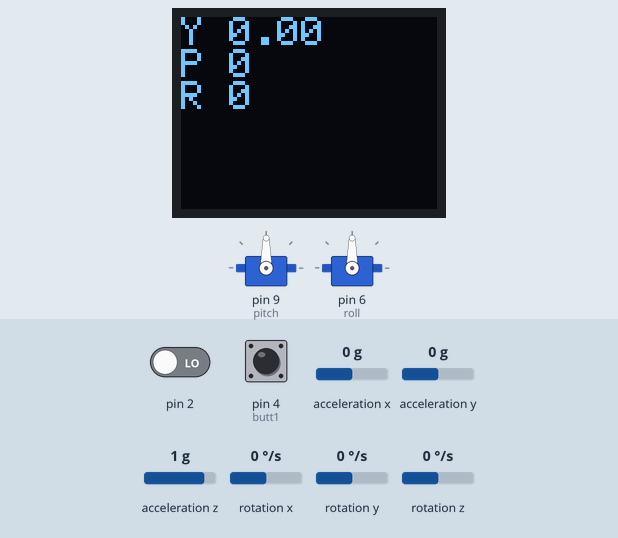
The sketch below on a simulated Arduino Uno, built with avr-gcc and run on an emulated ATmega328P. Shown: 64×48 one-colour display, 2 × servo. Inputs (shaded band) come from the test bench; at power-on: acceleration x 0 g, rotation z 0 °/s, pin 4 (butt1) LOW, acceleration z 1 g, pin 2 LOW, acceleration y 0 g, rotation x 0 °/s, rotation y 0 °/s. The sensor or clock chip raises its interrupt line as the real part does; what the sketch prints to the serial monitor is not drawn.

Above: at 2.2 s.
2.3 s: acceleration x set to -1.4 g
At 4.3 s:
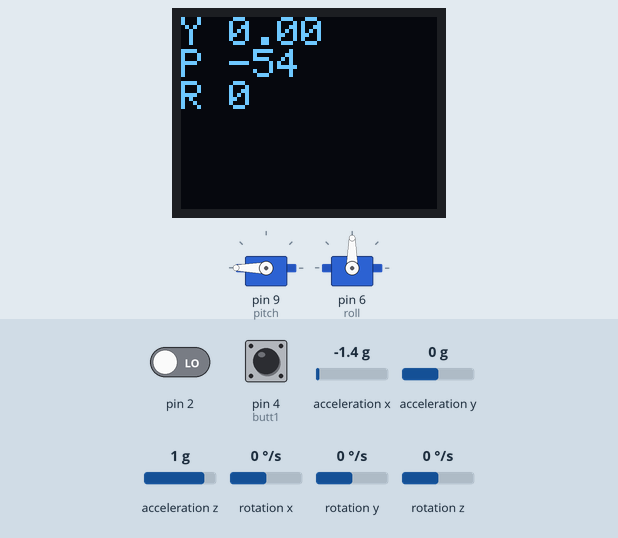
4.7 s: rotation z set to -192 °/s
At 4.9 s:
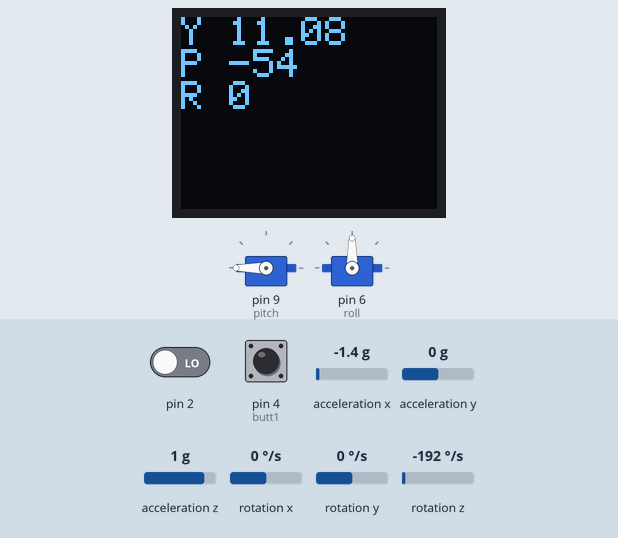
7.7 s: pin 4 (butt1) pulled HIGH for 1 s
At 8.32 s:
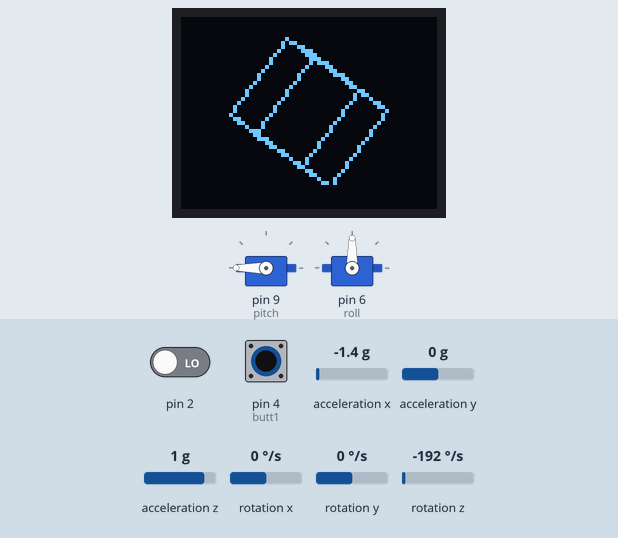
9.3 s: pin 4 (butt1) pulled HIGH for 0.15 s
At 9.57 s:
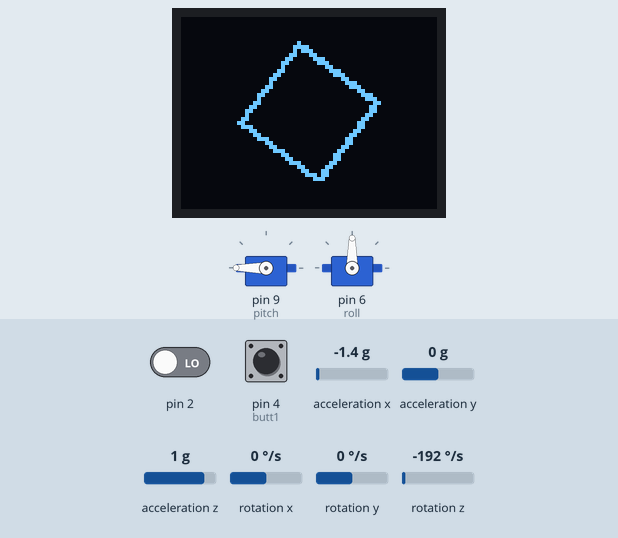
10.0 s: acceleration z set to -1.4 g
At 10.19 s:
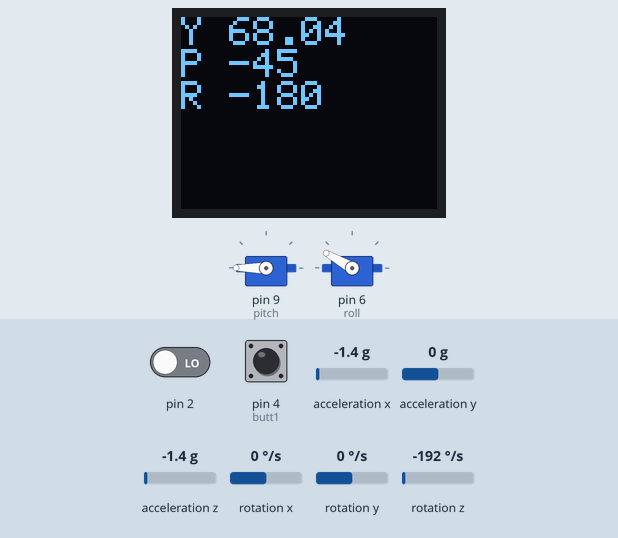
12.4 s: acceleration z set to -0.8 g
At 12.73 s:
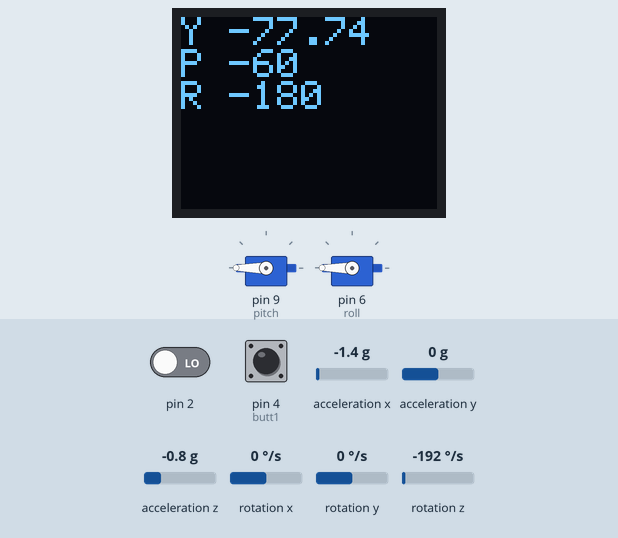
Timing chart, 0 to 24.8 s (numbered marks = the images above; inputs shaded):
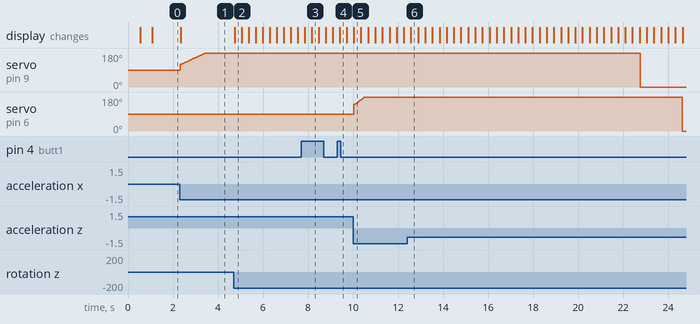

Measured:
- after the input at 2.3 s, servo on pin 9 (pitch): moves from 90° to 180° over 1.1 s, starting at once; the display: changes at once (image 1)
- after the input at 4.7 s, the display: changes after 0.05 s (image 2)
- after the input at 9.3 s, the display: changes after 0.11 s (image 4)
- after the input at 10.0 s, servo on pin 6 (roll): moves from 90° to 180° over 0.49 s, starting at once
- after the input at 12.4 s, servo on pin 9 (pitch): 180° → 0° after 10.4 s; servo on pin 6 (roll): 180° → 0° after 12.2 s instead of 10.5 s

The sketch:

better_gimbal.ino
```cpp
#include <MemoryFree.h>
#include <SPI.h>
#include <Servo.h>
#include <SFE_MicroOLED.h>


// I2C device class (I2Cdev) demonstration Arduino sketch for MPU6050 class using DMP (MotionApps v2.0)
// 6/21/2012 by Jeff Rowberg <jeff@rowberg.net>
// Updates should (hopefully) always be available at https://github.com/jrowberg/i2cdevlib
//
//I2Cdev device library code is placed under the MIT license
//Copyright (c) 2012 Jeff Rowberg

#include <I2Cdev.h>
#include <MPU6050_6Axis_MotionApps20.h>
#include <Wire.h>


// class default I2C address is 0x68
// specific I2C addresses may be passed as a parameter here
// AD0 low = 0x68 (default for SparkFun breakout and InvenSense evaluation board)
// AD0 high = 0x69
MPU6050 mpu;
//MPU6050 mpu(0x69); // <-- use for AD0 high


// uncomment "OUTPUT_READABLE_YAWPITCHROLL" if you want to see the yaw/
// pitch/roll angles (in degrees) calculated from the quaternions coming
// from the FIFO. Note this also requires gravity vector calculations.
// Also note that yaw/pitch/roll angles suffer from gimbal lock (for
// more info, see: http://en.wikipedia.org/wiki/Gimbal_lock)
#define OUTPUT_READABLE_YAWPITCHROLL

//////////////////////////
// MicroOLED Definition //
//////////////////////////
#define PIN_RESET 5  // Connect RST to pin 9 (req. for SPI and I2C)
#define PIN_DC    8  // Connect DC to pin 8 (required for SPI)
#define PIN_CS    10 // Connect CS to pin 10 (required for SPI)
#define DC_JUMPER 0 // Set to either 0 (default) or 1 based on jumper, matching the value of the DC Jumper

//////////////////////////////////
// MicroOLED Object Declaration //
//////////////////////////////////
// Declare a MicroOLED object. The parameters include:
// 1 - Reset pin: Any digital pin
// 2 - D/C pin: Any digital pin (SPI mode only)
// 3 - CS pin: Any digital pin (SPI mode only, 10 recommended)
MicroOLED oled(PIN_RESET, PIN_DC, PIN_CS); //Example SPI declaration,

// MPU control/status vars
bool dmpReady = false;  // set true if DMP init was successful
uint8_t mpuIntStatus;   // holds actual interrupt status byte from MPU
uint8_t devStatus;      // return status after each device operation (0 = success, !0 = error)
uint16_t packetSize;    // expected DMP packet size (default is 42 bytes)
uint16_t fifoCount;     // count of all bytes currently in FIFO
uint8_t fifoBuffer[64]; // FIFO storage buffer

// orientation/motion vars
Quaternion q;           // [w, x, y, z]         quaternion container
VectorFloat gravity;    // [x, y, z]            gravity vector
float euler[3];         // [psi, theta, phi]    Euler angle container
float ypr[3];           // [yaw, pitch, roll]   yaw/pitch/roll container and gravity vector


//PID Variables
int p_0 = 0; //ideal position value
int pError = 0; //difference between actual and p_0
int rError = 0;
int r_0 = 0;
int P = 0; //pitch
int R = 0;
float Y = 0;
int pError_i = 0; // initial Error
int rError_i = 0;
float KP = 1; //proportional constant
float KI = 0.007; // integral constant
float KD = 0.7; // derivative constant
float p_t = 0; //error function over time
float r_t = 0;
int sum_p = 0;
int sum_pi = 0; //integral of pError
int sum_r = 0;
int sum_ri = 0;
float t = 10; //time between measurements

//Servo Variables
Servo pitch;
Servo roll;

//Button variables
const int butt1 = 4;
const int butt2 = 7;
int counter = 0;

//Cube Drawing variables
int d = 3;
int x[] = {
  -d,  d,  d, -d, -d,  d,  d, -d
};
int y[] = {
  -d, -d,  d,  d, -d, -d,  d,  d
};
int z[] = {
  -d, -d, -d, -d,  d,  d,  d,  d
};

int x_2[] = {
  0, 0, 0, 0, 0, 0, 0, 0
};
int y_2[] = {
  0, 0, 0, 0, 0, 0, 0, 0
};

float r[] = {
  0, 0, 0
};

#define SHAPE_SIZE 600

void(* resetFunc) (void) = 0;//declare reset function at address 0


// ================================================================
// ===               INTERRUPT DETECTION ROUTINE                ===
// ================================================================

volatile bool mpuInterrupt = false;     // indicates whether MPU interrupt pin has gone high
void dmpDataReady() {
    mpuInterrupt = true;
}


// ================================================================
// ===                      INITIAL SETUP                       ===
// ================================================================

void setup() {

      // join I2C bus (I2Cdev library doesn't do this automatically)
        Wire.begin();
        TWBR = 24; // 400kHz I2C clock (200kHz if CPU is 8MHz)M
        //TWBR = two wire baud rate
        Serial.begin(115200);
        while (!Serial);

//OLED initialization

    oled.begin();
    oled.clear(ALL);
    oled.clear(PAGE);
    oled.setFontType(0);  // Set the text to small (10 columns, 6 rows worth of characters).
    //oled.setFontType(1);  // Set the text to medium (6 columns, 3 rows worth of characters).
    //oled.setFontType(2);  // Set the text to medium/7-segment (5 columns, 3 rows worth of characters).
    //oled.setFontType(3);  // Set the text to large (5 columns, 1 row worth of characters).
    oled.setCursor(0, 0);
    //oled screen is 64 wide*48 tall pixels
    oled.print("initializing");
    oled.display();

//==================================================
//==================================================

    mpu.initialize();   //initialize mpu
     Serial.println(F("Testing device connections..."));
    Serial.println(mpu.testConnection() ? F("MPU6050 connection successful") : F("MPU6050 connection failed"));


    devStatus = mpu.dmpInitialize();        // load and configure the DMP


    // supply your own gyro offsets here, scaled for min sensitivity
    mpu.setXGyroOffset(220);
    mpu.setYGyroOffset(76);
    mpu.setZGyroOffset(-85);
    mpu.setZAccelOffset(1788); // 1688 factory default for my test chip

    // make sure it worked (returns 0 if so)
    if (devStatus == 0) {
        // turn on the DMP, now that it's ready
        Serial.println(F("Enabling DMP..."));
        mpu.setDMPEnabled(true);

        // enable Arduino interrupt detection
        Serial.println(F("Enabling interrupt detection (Arduino external interrupt 2)..."));
        attachInterrupt(digitalPinToInterrupt(2), dmpDataReady, RISING);
        mpuIntStatus = mpu.getIntStatus();

        // set our DMP Ready flag so the main loop() function knows it's okay to use it
        Serial.println(F("DMP ready! Waiting for first interrupt..."));
        dmpReady = true;

        // get expected DMP packet size for later comparison
        packetSize = mpu.dmpGetFIFOPacketSize();
    } else {
        // ERROR!
        // 1 = initial memory load failed
        // 2 = DMP configuration updates failed
        // (if it's going to break, usually the code will be 1)
        Serial.print(F("DMP Initialization failed (code "));
        Serial.print(devStatus);
        Serial.println(F(")"));
        resetFunc();
    }
//Button assignments
pinMode(butt1, INPUT);
pinMode(butt2, INPUT);

//Servo Assignments
pitch.attach(9);
pitch.write(90);
roll.attach(6);
roll.write(90);

//OLED ready
oled.clear(PAGE);
oled.setCursor(0, 0);
oled.println("ready");
oled.clear(ALL);
delay(500);

}


// ================================================================
// ===                      Main Loop                           ===
// ================================================================

void loop() {
    // if programming failed, don't try to do anything
    if (!dmpReady) resetFunc();

    // wait for MPU interrupt or extra packet(s) available
    while (!mpuInterrupt && fifoCount < packetSize) {
        // other program behavior stuff here
        // if you are really paranoid you can frequently test in between other
        // stuff to see if mpuInterrupt is true, and if so, "break;" from the
        // while() loop to immediately process the MPU data
    }

    // reset interrupt flag and get INT_STATUS byte
    mpuInterrupt = false;
    mpuIntStatus = mpu.getIntStatus();

    // get current FIFO count
    fifoCount = mpu.getFIFOCount();

    // check for overflow (this should never happen unless our code is too inefficient)
    if ((mpuIntStatus & 0x10) || fifoCount == 1024) {
        // reset so we can continue cleanly
        mpu.resetFIFO();
        Serial.println(F("FIFO overflow!"));

    // otherwise, check for DMP data ready interrupt (this should happen frequently)
    } else if (mpuIntStatus & 0x02) {
        // wait for correct available data length, should be a VERY short wait
        while (fifoCount < packetSize)
        fifoCount = mpu.getFIFOCount();
        // read a packet from FIFO
        mpu.getFIFOBytes(fifoBuffer, packetSize);

// track FIFO count here in case there is > 1 packet available
// (this lets us immediately read more without waiting for an interrupt)
        fifoCount -= packetSize;

// display Euler angles in degrees
  mpu.dmpGetQuaternion(&q, fifoBuffer);
  mpu.dmpGetGravity(&gravity, &q);
  mpu.dmpGetYawPitchRoll(ypr, &q, &gravity);
    //oled.clear(PAGE);
     Y = ypr[0] * 180/3.14;
     P = ypr[1] * 180/3.14;
     R = ypr[2] * 180/3.14;
     Serial.print("ypr\t");
     Serial.print(Y);
     Serial.print("\t");
     Serial.print(P);
     Serial.print("\t");
     Serial.print(R);
     Serial.print("\t");
     Serial.println();
     PID_calc();
     if(digitalRead(butt1) == HIGH){
        counter++;
        if(counter >=2){
          counter = 0;
        }
     }
     if(counter == 0){
      oled.clear(PAGE);
        OLED_YPR_val();
     }
     if(counter == 1){
      oled.clear(PAGE);
        OLED_virt();
     }
     mpu.resetFIFO();
   }

}

// ================================================================
// ===                      Functions                           ===
// ================================================================

//relays yaw, pitch, roll values of the gyro
void OLED_YPR_val(){
   oled.setCursor(0, 0);
   oled.print("Y ");
   oled.print(Y);
   oled.println();
   oled.print("P ");
   oled.print(P);
   oled.println();
   oled.print("R ");
   oled.print(R);
   oled.display();
}

//depicts a 3D image of the gyro orientation
void OLED_virt(){
  r[0] = Y * PI/180;
  r[1] = R * PI/180;
  r[2] = P * PI/180;
  if (r[0] >= 2 * PI) r[0] = 0;
  if (r[1] >= 2 * PI) r[1] = 0;
  if (r[2] >= 2 * PI) r[2] = 0;

  for (int i = 0; i < 8; i++)
  {
    float px2 = x[i];
    float py2 = cos(r[0]) * y[i] - sin(r[0]) * z[i];
    float pz2 = sin(r[0]) * y[i] + cos(r[0]) * z[i];

    float px3 = cos(r[1]) * px2 + sin(r[1]) * pz2;
    float py3 = py2;
    float pz3 = -sin(r[1]) * px2 + cos(r[1]) * pz2;

    float ax = cos(r[2]) * px3 - sin(r[2]) * py3;
    float ay = sin(r[2]) * px3 + cos(r[2]) * py3;
    float az = pz3 - 150;

    x_2[i] = 32 + ax * SHAPE_SIZE / az;
    y_2[i] = 24 + ay * SHAPE_SIZE / az;
  }

  oled.clear(PAGE);
  for (int i = 0; i < 3; i++)
  {
    oled.line(x_2[i], y_2[i], x_2[i + 1], y_2[i + 1]);
    oled.line(x_2[i + 4], y_2[i + 4], x_2[i + 5], y_2[i + 5]);
    oled.line(x_2[i], y_2[i], x_2[i + 4], y_2[i + 4]);
  }
    oled.line(x_2[3], y_2[3], x_2[0], y_2[0]);
    oled.line(x_2[7], y_2[7], x_2[4], y_2[4]);
    oled.line(x_2[3], y_2[3], x_2[7], y_2[7]);
    oled.display();
}

void PID_calc(){
       pError = (p_0 - (P));
     rError = (r_0 - (R));
      if(rError > 90){
        rError = 90;
       }
      if(rError < -90){
        rError= -90;
       }
      if(pError > 90){
        pError = 90;
       }
      if(pError < -90){
        pError = -90;
       }
     sum_p = sum_pi + pError;
     sum_r = sum_ri + rError;
     p_t = KP*pError + KI*(sum_p)*t + KD*((pError - pError_i)/t);
     r_t = KP*rError + KI*(sum_r)*t + KD*((rError - rError_i)/t);
     /*Serial.print("pError ");
     Serial.print(pError);
     Serial.print("\t");
     Serial.print(p_t);
     Serial.print("\t");*/
      if(p_t > 180){
        p_t = 180;
       }
       if(p_t < -180){
        p_t = -180;
       }
       if(r_t > 180){
        r_t = 180;
       }
       if(r_t < -180){
        r_t = -180;
       }
     pitch.write(map(p_t, -180, 180, 0, 180));
     roll.write(map(r_t, -180, 180, 0, 180));
     /*Serial.print("\t");
     Serial.print("servo speed ");
     Serial.print(pitch.read());
     Serial.println();*/
     delay(t);
     sum_pi = sum_p;
     sum_ri = sum_r;
     pError_i = pError;
     rError_i = rError;
}
```
